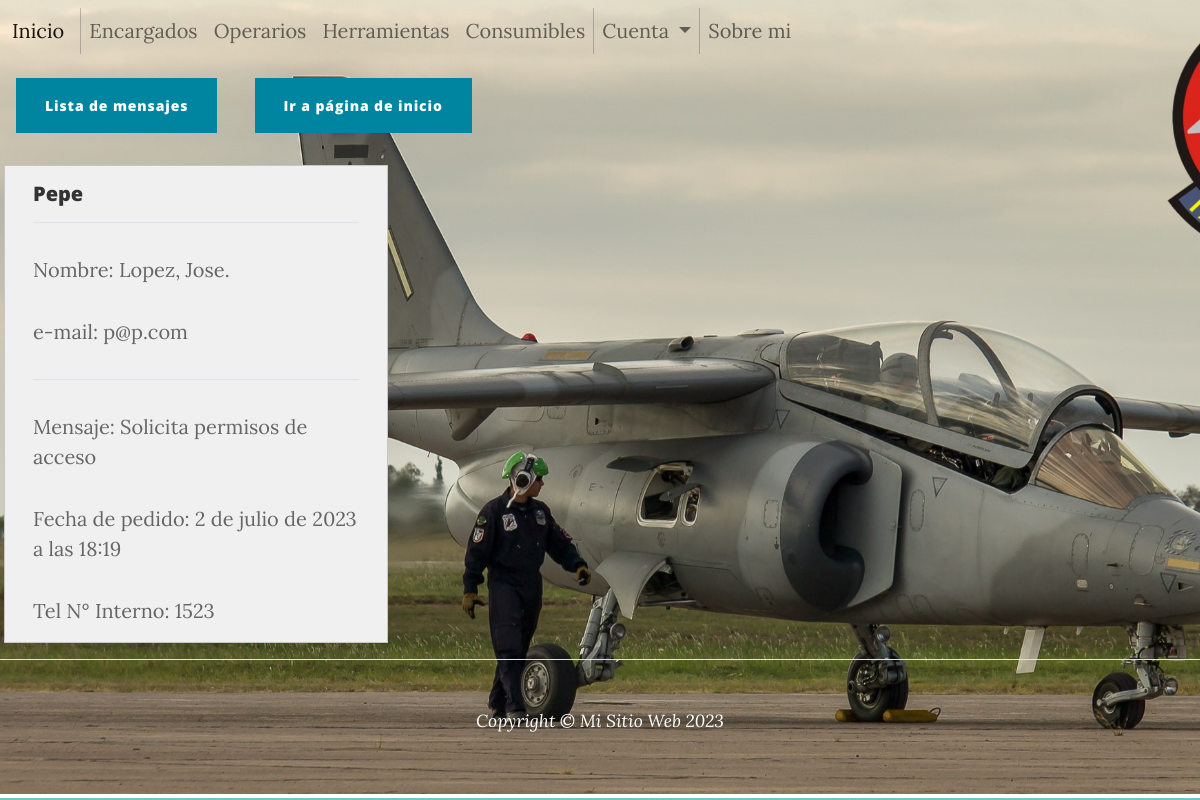
/mensajes/mensaje/5/ (signed in), run on the app's committed database.
### administrador/models.py (models this page shows)
class Mensaje(models.Model):
    usuario = models.ForeignKey(User, on_delete=models.CASCADE)
    mensaje = models.TextField()
    fecha = models.DateTimeField(auto_now_add=True)
    interno = models.IntegerField()

### administrador/views.py (the view)
# urls.py: path('mensajes/mensaje/<int:pk>/', views.DetalleMensajeView.as_view(), name='ver-mensaje'),
class DetalleMensajeView(LoginRequiredMixin, DetailView):
    model = models.Mensaje
    template_name = 'administrador/ver-mensaje.html'

### administrador/templates/administrador/ver-mensaje.html (shortened to what this page needs)
{% extends 'base.html' %}
{% load static %}
{% block main %}
<div>
    <a href="{% url 'listado-mensajes' %}" class="m-3 btn btn-primary">Lista de mensajes</a>
    <a href="{% url 'Home' %}" class="m-3 btn btn-primary">Ir a página de inicio</a>
</div>
{% if mensaje %}
    <div class="row">
        <div class="card m-3" style="width: 24rem; background-color: #F0F0F0;">
            <div class="card-body">
                <h5 class="card-title" style="color: #333333;">{{ mensaje.usuario }}</h5>
                <hr>
                <p class="card-text" style="color: #666666;">Nombre: {{ mensaje.usuario.last_name }}, {{ mensaje.usuario.first_name }}.</p>
                <p class="card-text" style="color: #666666;">e-mail: {{ mensaje.usuario.email }}</p>
                <hr>
                <p class="card-text" style="color: #666666;">Mensaje: {{ mensaje.mensaje }}</p>
                <p class="card-text" style="color: #666666;">Fecha de pedido: {{ mensaje.fecha }}</p>
                <p class="card-text" style="color: #666666;">Tel N° Interno: {{ mensaje.interno }}</p>
            </div>
        </div>
    </div>
{% else %}
    <div class="card" style="width: 24rem;">
        <div class="card-body">
            <p class="card-text">No se encontraron datos.</p>
        </div>
    </div>
{% endif %}
{% endblock main %}

### data on the page
Mensaje: usuario "Pepe", usuario.last_name "Lopez", usuario.first_name "Jose", usuario.email "p@p.com", mensaje "Solicita permisos de acceso", fecha "2 de julio de 2023 a las 18:19", interno "1523"
